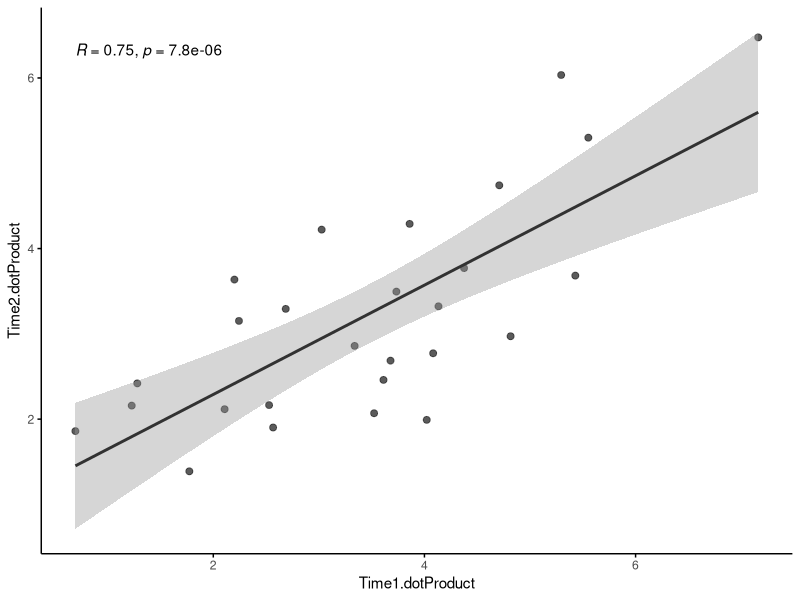
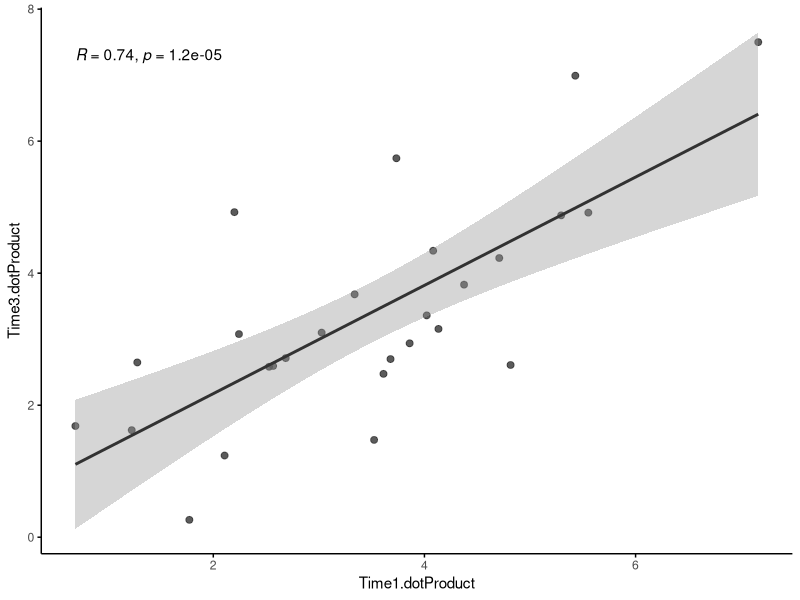
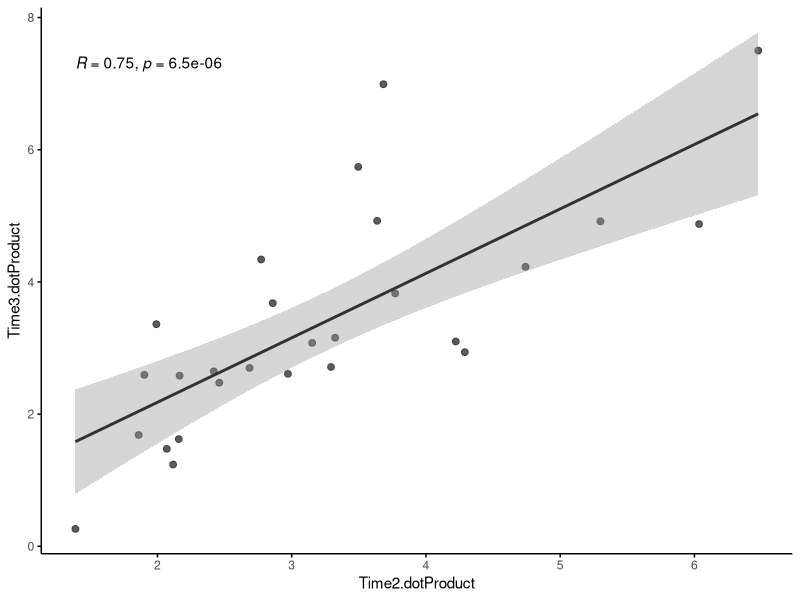

These figures' R source, in order:
library(psych)
library(ggplot2)
library(ggpubr)
setwd('/Users/spring/Documents/Research/Reliability_NPS/P00_Raw/D02_RTNF')
wd<-getwd()
Data <- read.csv('RTNF_NPS_Rating_select_three_times_all_trial.csv',header=TRUE,sep=",")
## test-retest ##
Time1 <- Data[Data$sesID == 1,]
Time2 <- Data[Data$sesID == 2,]
Time3 <- Data[Data$sesID == 3,]

#dotproduct#
x1 = data.frame(Time1$dotProduct, Time2$dotProduct, Time3$dotProduct)
ICC(x1)

#cossim#
x2 = data.frame(Time1$cossim, Time2$cossim, Time3$cossim)
ICC(x2)

#corr#
x3 = data.frame(Time1$corr, Time2$corr, Time3$corr)
ICC(x3)

#pain rating#
x4 = data.frame(Time1$rating, Time2$rating, Time3$rating)
ICC(x4)

#######correlation#############
#Time1 & Time2
col=rgb(50/255,50/255,50/255)
ds1 <- data.frame(Time1$dotProduct,Time2$dotProduct,Time3$dotProduct)
p1<-ggplot(ds1,aes(x=Time1.dotProduct,y=Time2.dotProduct)) + geom_point(alpha = 0.8, size = 2, colour = col) + geom_smooth(method=lm , size = 1, color=col, se=TRUE) + theme(panel.background = element_rect(fill = "transparent"), axis.line = element_line(size = 0.5, colour = "black"), axis.ticks = element_line(size = 0.5, colour = "black"))
setwd('/Users/spring/Documents/Research/Reliability_NPS/P03_Figures')
tiff("RTNF_Correlation_Time1_Time2.tiff",units="in",width = 3.5,height = 3,res = 300)
p1+stat_cor(method="pearson")
dev.off()

#Time1 & Time3
p2<-ggplot(ds1,aes(x=Time1.dotProduct,y=Time3.dotProduct)) + geom_point(alpha = 0.8, size = 2, colour = col) + geom_smooth(method=lm , size = 1, color=col, se=TRUE) + theme(panel.background = element_rect(fill = "transparent"), axis.line = element_line(size = 0.5, colour = "black"), axis.ticks = element_line(size = 0.5, colour = "black"))
setwd('/Users/spring/Documents/Research/Reliability_NPS/P03_Figures')
tiff("RTNF_Correlation_Time1_Time3.tiff",units="in",width = 3.5,height = 3,res = 300)
p2+stat_cor(method="pearson")
dev.off()

#Time2 & Time3
p3<-ggplot(ds1,aes(x=Time2.dotProduct,y=Time3.dotProduct)) + geom_point(alpha = 0.8, size = 2, colour = col) + geom_smooth(method=lm , size = 1, color=col, se=TRUE) + theme(panel.background = element_rect(fill = "transparent"), axis.line = element_line(size = 0.5, colour = "black"), axis.ticks = element_line(size = 0.5, colour = "black"))
setwd('/Users/spring/Documents/Research/Reliability_NPS/P03_Figures')
tiff("RTNF_Correlation_Time2_Time3.tiff",units="in",width = 3.5,height = 3,res = 300)
p3+stat_cor(method="pearson")
dev.off()
